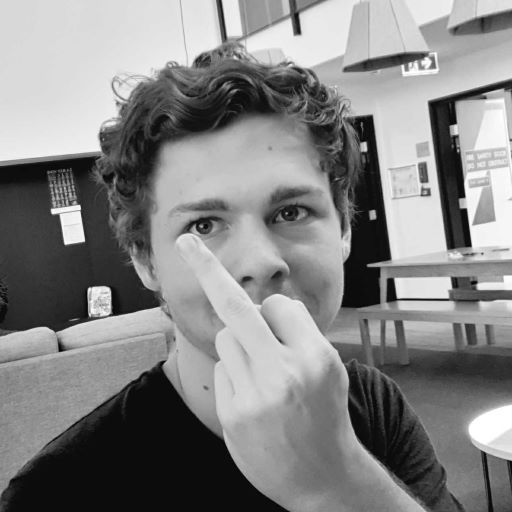
#> input picture Lab_1/nick2.jpg, 512 x 512 px
$ python python.py
#> lines starting #> are read from the running program, lines starting #| are printed output that depends on the picture
# -*- coding: utf-8 -*-
"""
Spyder Editor

This is a temporary script file.
"""

import numpy as np
import cv2
import matplotlib as plt


a = np.array([[2,4,5],[5,2,200]])
b = a[0,:]
f = np.random.randn(500,1)
g=f[f<0]
x = np.zeros(100)+0.35
y=0.6*np.ones([1,len(x)])
z = x-y
a = np.linspace(1,200)
b =a[::-1]
print(b)
b[b<=50]=0

img = cv2.imread('nick2.jpg',0)
#> img is the input picture: shape (512, 512); min 0, max 255, mean 132.1

shadowNick = 255 -img
cv2.imshow('shadow',shadowNick)

cv2.imshow('nick "Normal"', img)

img2=img[::-1,:]
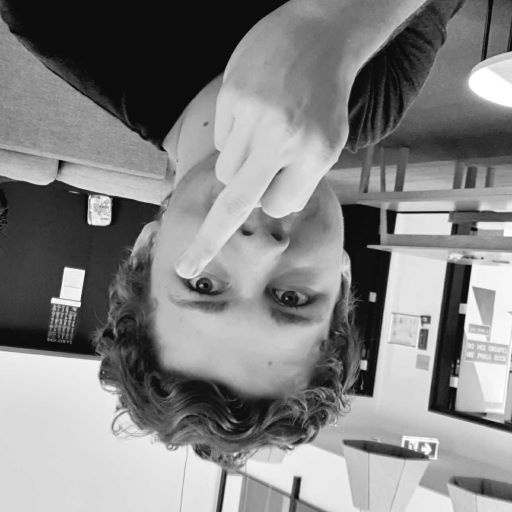
#> img2: shape (512, 512); min 0, max 255, mean 132.1

#plt.subplot(1,1,2)
cv2.imshow('nick', img2)

img3 = (img+img2)/2
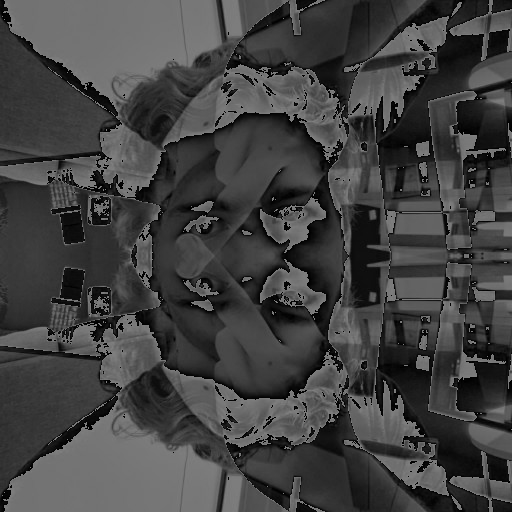
#> img3: shape (512, 512) float64; min 0, max 127.5, mean 65.9
cv2.imshow('nick 3',img3)
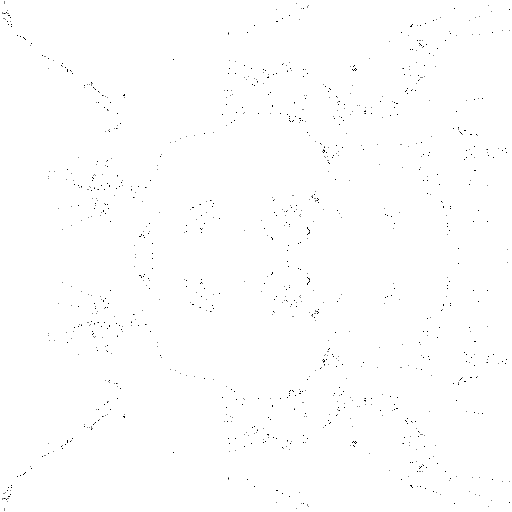
#> window 'nick 3': shape (512, 512); min 0, max 255, mean 254.1

img4 = (np.random.randint(0,255)) +img
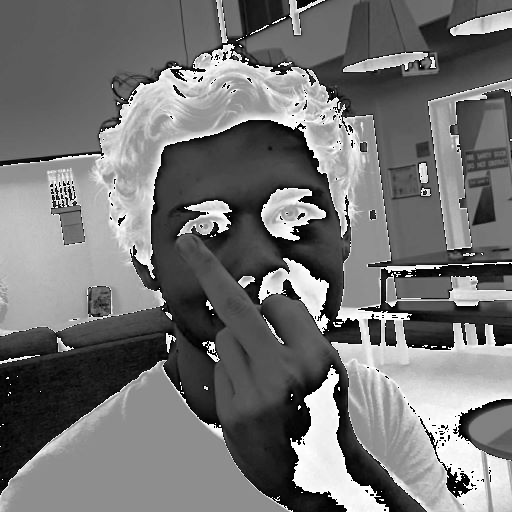
#> img4: shape (512, 512); min 0, max 255, mean 116
img5 = np.where(img4>=255,255, img4)

#print(img5)
cv2.imshow('nick 4',img5)
cv2.imshow('nick 5', img)

mePic = cv2.imread('face_01_u6352049.jpg')
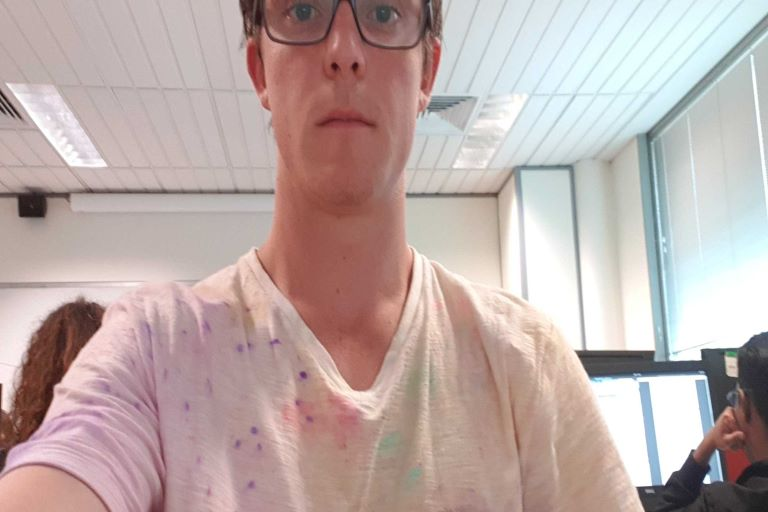
#> input picture Lab_1/face_01_u6352049.jpg, 768 x 512 px
#> mePic is the input picture: shape (512, 768, 3); mean B, G, R 167.8, 170.6, 188.5
mePic = cv2.resize(mePic, (768,512))

meRed = mePic[:,:,0]
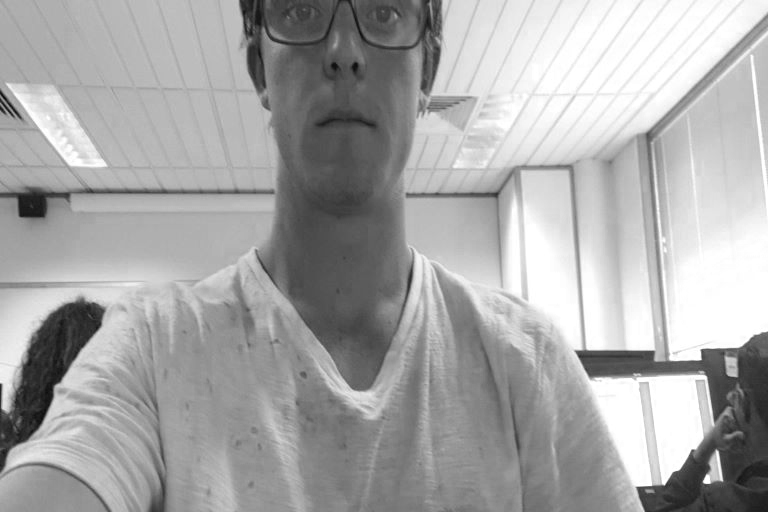
#> meRed: shape (512, 768); min 12, max 255, mean 167.8
meGreen = mePic[:,:,1]
meBlue = mePic[:,:,2]
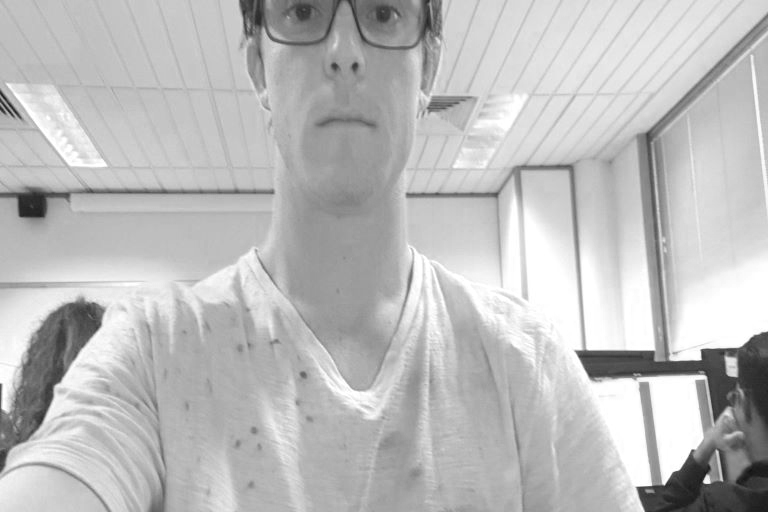
#> meBlue: shape (512, 768); min 19, max 255, mean 188.5

cv2.imshow('Me 1',meRed)
cv2.imshow('Me 2',meGreen)
cv2.imshow('Me 3',meBlue)
cv2.waitKey(0)


#histogram section
